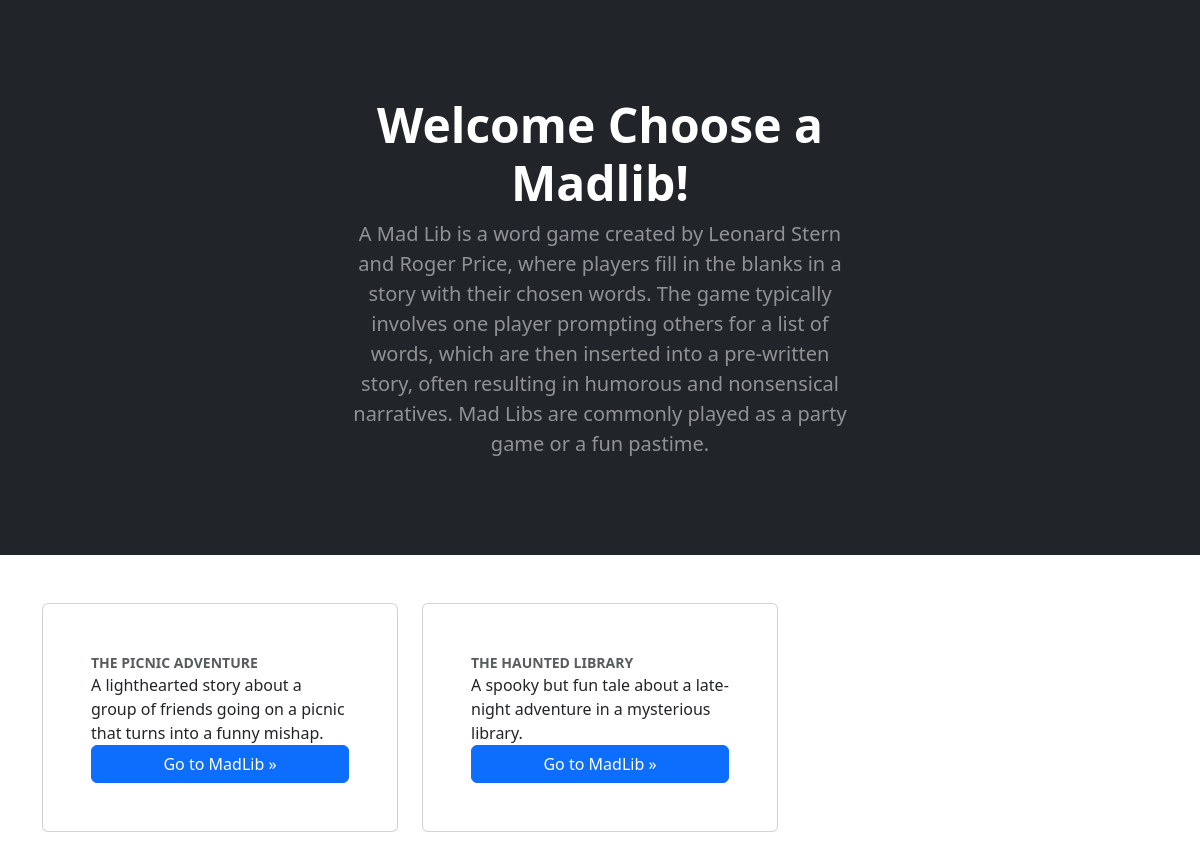
Before: / with the older database file.
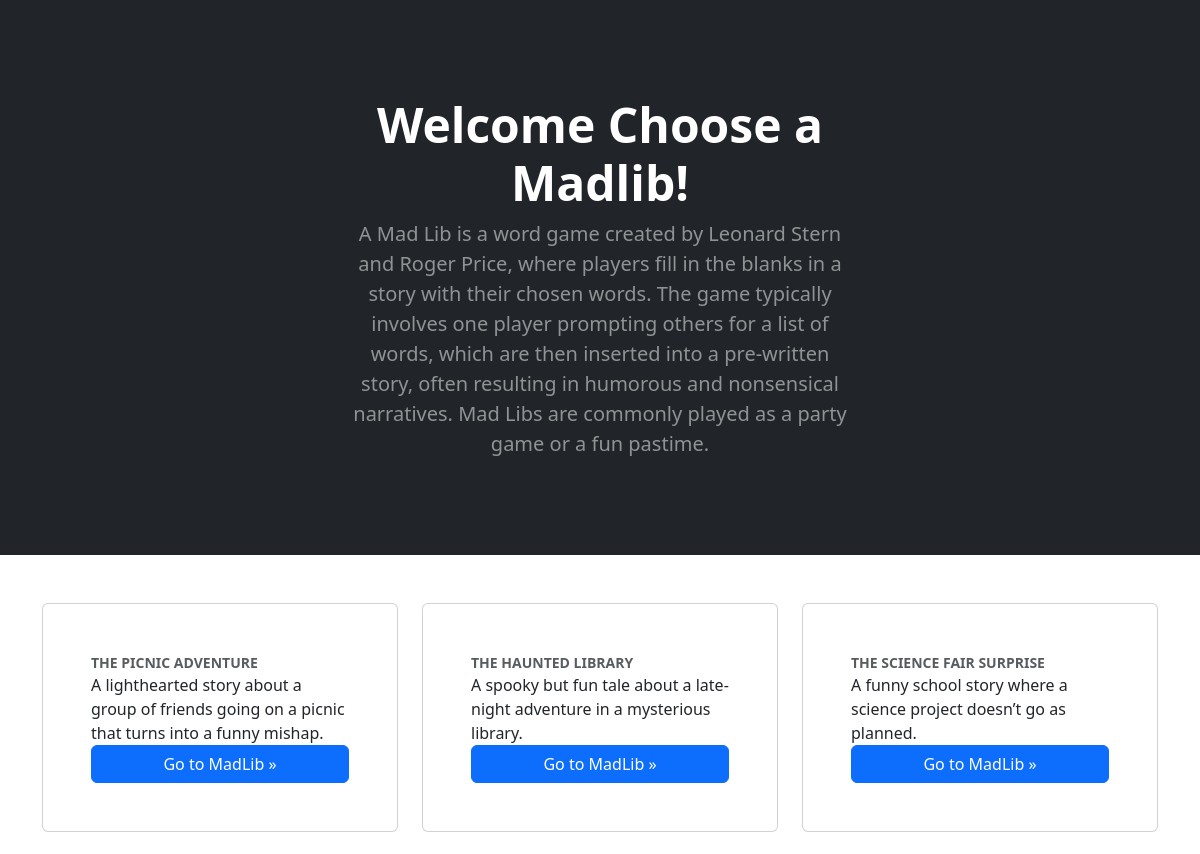
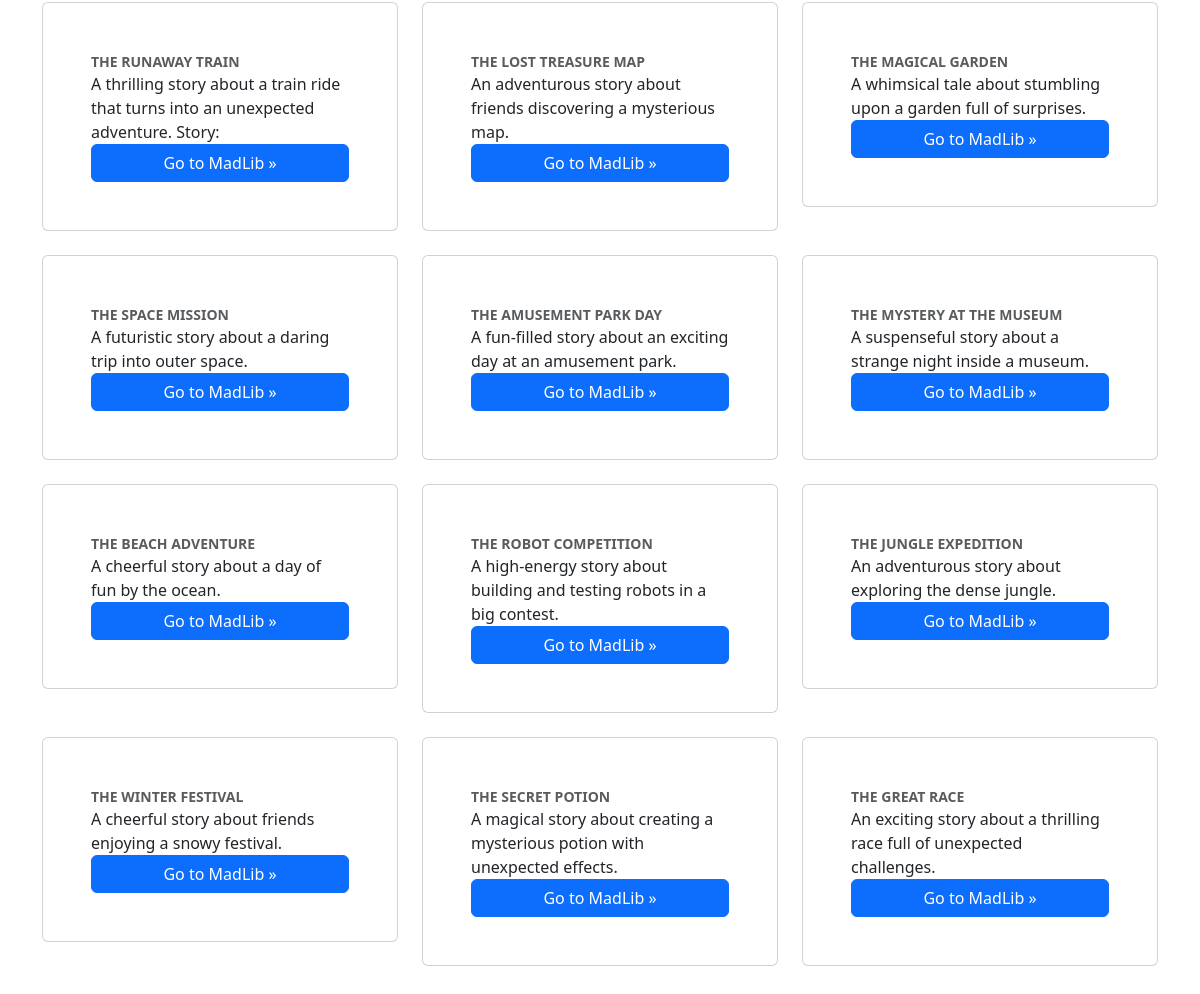
After: the same page with the newer database file (2 pictures, top to bottom).
### storiess/models.py (models this page shows, shortened)
class StoryInfo(models.Model):
    storyName = models.CharField(max_length=64, null=True, blank=True)
    storyURL = models.CharField(max_length=64, null=True, blank=True)
    story = models.CharField( null=True, blank=True)
    description = models.CharField(max_length=500, null=True, blank=True)
    verbcount = models.IntegerField(null=True, blank=True)
    adjective = models.IntegerField(null=True, blank=True)
    noun = models.IntegerField(null=True, blank=True)
    pronouns = models.IntegerField(null=True, blank=True)
    names = models.IntegerField(null=True, blank=True)

### storiess/views.py (the view)
# urls.py: path('', views.index, name='home'),
def index(request):
   storyInfo = StoryInfo.objects.all()
   context = context = {'storyInfo':storyInfo}
   return render(request, "index.html",context)

### storiess/templates/index.html
<!DOCTYPE html>
<html lang="en">
<head>
  {% load django_bootstrap5 %}
  {% bootstrap_css %}
</head>
<body>
  <div class="bg-dark py-5">
     <div class="container px-5">
       <div class="row gx-5 justify-content-center">
          <div class="col-lg-6">
            <div class="text-center my-5">
              <h1 class="display-5 fw-bolder text-white mb-2">Welcome Choose a Madlib!</h1>
               <p class="lead text-white-50 mb-4">A Mad Lib is a word game created by Leonard Stern and Roger Price,
               where players fill in the blanks in a story with their chosen words.
               The game typically involves one player prompting others for a list of words,
              which are then inserted into a pre-written story, often resulting in humorous
              and nonsensical narratives. Mad Libs are commonly played as a party game or a fun pastime.</p>
        </div>
      </div>
    </div>
  </div>
</div>
<div class="container my-5">
  <div class="row g-4">
    {% for story in storyInfo %}
        <div class="col-12 col-sm-6 col-lg-4">
          <div class="card mb-5 mb-xl-0">
            <div class="card-body p-5">
              <div class="small text-uppercase fw-bold text-muted">{{story.storyName}}</div>
                {{story.description}}
              <div class="d-grid"><a href="{% url 'form' story.id %}" class="btn btn-primary">Go to MadLib »</a></div>
            </div>
          </div>
        </div>
    {% endfor %}
  </div>
</div>
</body>
</html>

Changed rows visible on the page:
added StoryInfo: storyName "THE SCIENCE FAIR SURPRISE", description "A funny school story where a science project doesn’t go as planned."
added StoryInfo: storyName "THE RUNAWAY TRAIN", description "A thrilling story about a train ride that turns into an unexpected adventure. Story:"
added StoryInfo: storyName "THE LOST TREASURE MAP", description "An adventurous story about friends discovering a mysterious map."
added StoryInfo: storyName "THE MAGICAL GARDEN", description "A whimsical tale about stumbling upon a garden full of surprises."
added StoryInfo: storyName "THE SPACE MISSION", description "A futuristic story about a daring trip into outer space."
added StoryInfo: storyName "THE AMUSEMENT PARK DAY", description "A fun-filled story about an exciting day at an amusement park."
added StoryInfo: storyName "THE MYSTERY AT THE MUSEUM", description "A suspenseful story about a strange night inside a museum."
added StoryInfo: storyName "THE BEACH ADVENTURE", description "A cheerful story about a day of fun by the ocean."
added StoryInfo: storyName "THE ROBOT COMPETITION", description "A high-energy story about building and testing robots in a big contest."
added StoryInfo: storyName "THE JUNGLE EXPEDITION", description "An adventurous story about exploring the dense jungle."
added StoryInfo: storyName "THE WINTER FESTIVAL", description "A cheerful story about friends enjoying a snowy festival."
added StoryInfo: storyName "THE SECRET POTION", description "A magical story about creating a mysterious potion with unexpected effects."
added StoryInfo: storyName "THE GREAT RACE", description "An exciting story about a thrilling race full of unexpected challenges."
